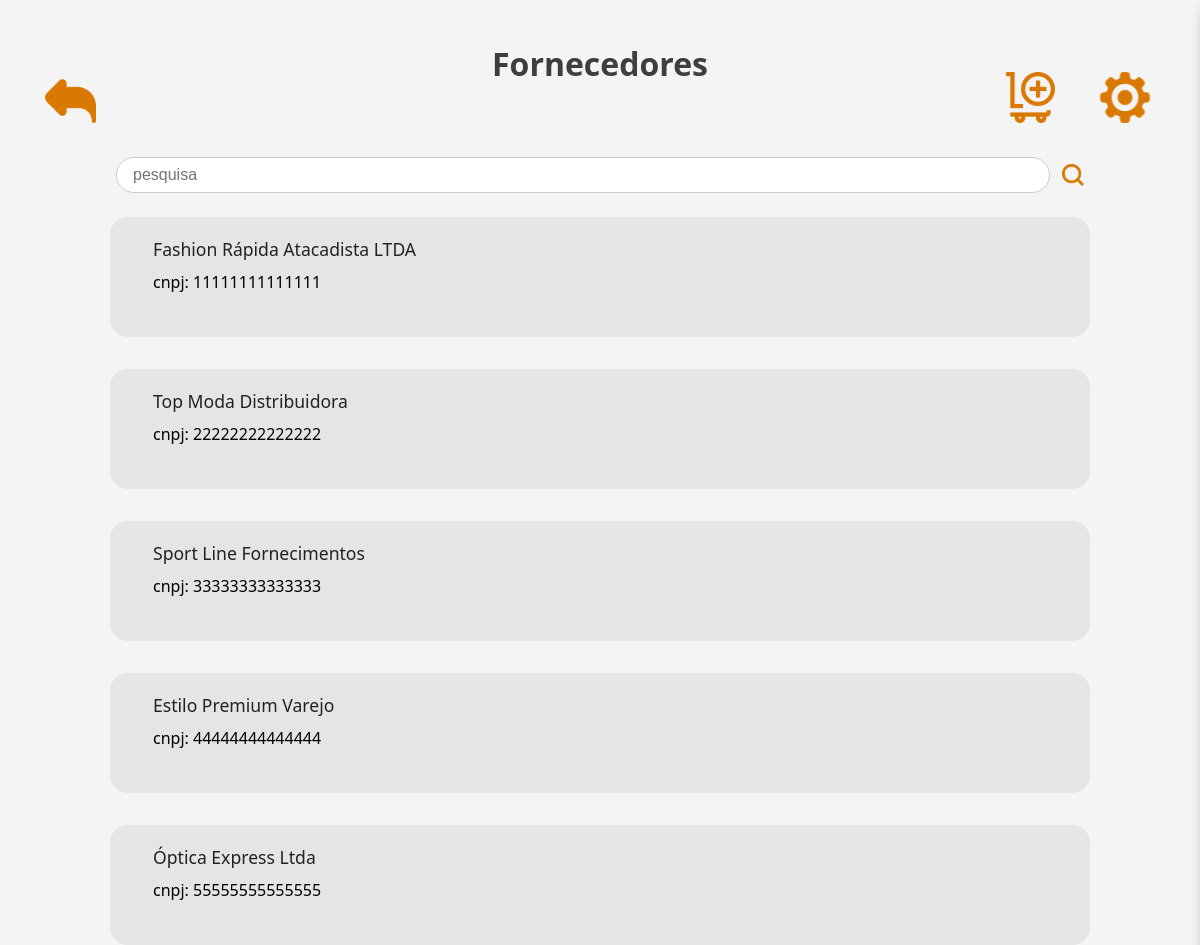
The page /paginas/fornecedores.php on the database its author committed.
### tables this page shows
CREATE TABLE IF NOT EXISTS fornecedor(
  idfornecedor INT NOT NULL AUTO_INCREMENT,
  nome VARCHAR(200) NOT NULL,
  cnpj VARCHAR(15) NOT NULL,
  PRIMARY KEY (idfornecedor)
);

### paginas/fornecedores.php (the view, shortened to what this page needs)
<!DOCTYPE html>
<html lang="pt-br">
<head>
    <link rel="stylesheet" href="../assets/css/style.css">
    <link rel="stylesheet" href="../assets/css/headerStyle.css">
    <link rel="stylesheet" href="../assets/css/fornecedorStyle.css">
    <link rel="stylesheet" href="../assets/css/sidebarStyle.css">
</head>
<body>
    <div class="settings-icon left">
        <a href="home.php"><img src="../assets/img/voltar.svg" alt="Voltar"></a>
    </div>
    <div class="settings-icon right">
        <a href="./cadastro_forn.php"><img src="../assets/img/add_forn.svg" alt="Adicionar"></a>
        <div class="settings-icone" onclick="toggleSidebar()">
            <img src="../assets/img/gear.svg" alt="Configurações" style="cursor: pointer;">
        </div>
    </div>
    <div class="fornecedor-container">
        <div class="fornecedor-header">
            <div class="h1-right">Fornecedores</div>
        </div><br><br>
        <form class="fornecedor-search">
            <input type="text" placeholder="pesquisa" name="pesquisa">
            <button type="submit" class="fornecedor-search-btn"><img src="../assets/img/lupa.svg" alt="Buscar"></button>
        </form>
        <div class="fornecedor-lista">
            <?php
            include_once '../db/conexao.php';
            $where = '';
            $sql = "SELECT fornecedor.nome AS nome_f,
                            fornecedor.cnpj
                            FROM fornecedor $where";
            $result = mysqli_query($conn, $sql);
            if ($result && mysqli_num_rows($result) > 0) {
                while ($row = mysqli_fetch_assoc($result)) {
            ?>
            <div class="fornecedor-card">
                <div class="fornecedor-card-info">
                    <div class="fornecedor-card-title"><?php echo $row['nome_f']; ?></div>
                    <div class="fornecedor-card-cnpj">cnpj: <?php echo $row['cnpj']; ?></div>
                </div>
            </div>
            <?php
                }
            } else {
                echo "<p style='margin: 20px;'>Nenhum produto encontrado.</p>";
            }
            ?>
        </div>
    </div>
</body>
</html>

### assets/css/style.css (style rules this page uses)
body { margin: 0; padding: 0; background: #F2F2F2; font-family: 'Segoe UI', Arial, sans-serif; height: 100vh; overflow: hidden; }
.h1-right { color: #3C3E40 !important; font-size: 2rem; font-weight: bold; margin: 0 auto; margin-bottom: 10px; }
.settings-icon { position: fixed; top: 72px; z-index: 1000; }
.settings-icon img { width: 51px; height: 51px; cursor: pointer; }
.settings-icon.left { left: 45px; }
.settings-icon.right { right: 45px; display: flex; gap: 30px; }

### assets/css/fornecedorStyle.css (style rules this page uses)
.fornecedor-container { height: 100vh; box-sizing: border-box; overflow-y: auto; position: relative; }
.fornecedor-header { display: flex; align-items: center; justify-content: space-between; position: relative; z-index: 999; margin-top: 3.5%; margin-bottom: -14px; }
.fornecedor-search { margin: 32px 0 24px 0; display: flex; align-items: center; gap: 8px; justify-content: center; }
.fornecedor-search input { width: 900px; max-width: 100%; padding: 8px 16px; border-radius: 20px; border: 1px solid #ccc; font-size: 1rem; }
.fornecedor-search-btn { background: none; border: none; cursor: pointer; padding: 0 0 0 4px; display: flex; align-items: center; }
.fornecedor-search-btn img { width: 22px; }
.fornecedor-lista { display: flex; flex-direction: column; gap: 32px; align-items: center; }
.fornecedor-card { display: flex; align-items: flex-start; background: #e5e5e5; border-radius: 18px; padding: 8px 25px; width: 980px; max-width: 100%; min-height: 120px; box-sizing: border-box; gap: 25px; }
.fornecedor-card-info { display: flex; flex-direction: column; justify-content: center; flex: 1; margin-left: 18px; padding: 12px 0; gap: 10px; }
.fornecedor-card-title { font-size: 1.1rem; font-weight: 500; color: #222; }
.fornecedor-card-cnpj { font-weight: normal; }

### assets/css/sidebarStyle.css (style rules this page uses)
body { margin: 0; font-family: 'Segoe UI', Tahoma, Geneva, Verdana, sans-serif; background-color: #f4f4f4; }
.settings-icone { display: inline-block; margin-left: 10px; vertical-align: middle; }
.settings-icone img { width: 60px; transition: transform 0.3s ease; }

### rows shown on the page
fornecedor: nome "Fashion Rápida Atacadista LTDA", cnpj "11111111111111"
fornecedor: nome "Top Moda Distribuidora", cnpj "22222222222222"
fornecedor: nome "Sport Line Fornecimentos", cnpj "33333333333333"
fornecedor: nome "Estilo Premium Varejo", cnpj "44444444444444"
fornecedor: nome "Óptica Express Ltda", cnpj "55555555555555"
